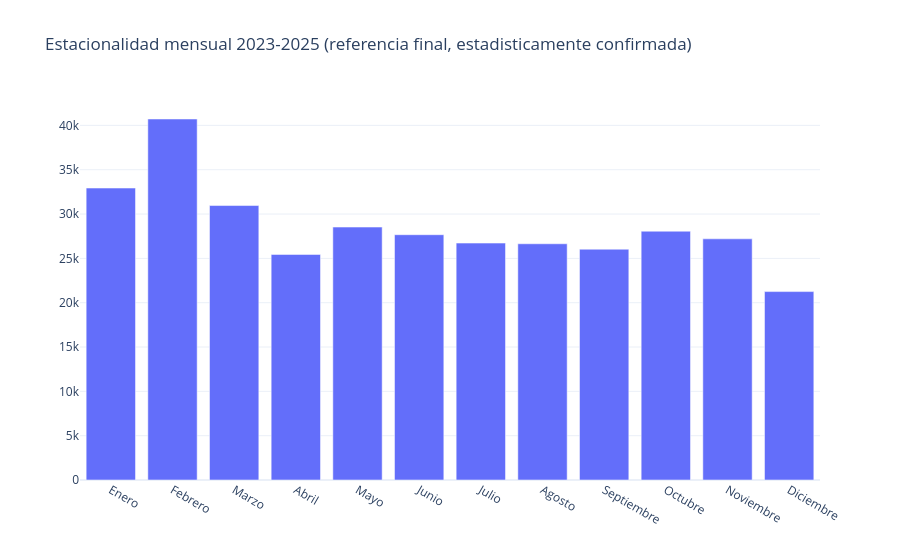

Source (notebook cell):
### Markdown cell above
## 5.1 Estacionalidad limpia (referencia final para el reporte)

### Code cell
orden_meses = ["Enero","Febrero","Marzo","Abril","Mayo","Junio",
               "Julio","Agosto","Septiembre","Octubre","Noviembre","Diciembre"]
por_mes = (
    df_estable["fecha_de_publicacion_del"].dt.month
    .map(dict(enumerate(orden_meses, start=1)))
    .value_counts().reindex(orden_meses)
)
fig = go.Figure(go.Bar(x=por_mes.index, y=por_mes.values))
fig.update_layout(title="Estacionalidad mensual 2023-2025 (referencia final, estadisticamente confirmada)",
                   template="plotly_white")
fig.show()

### Figure 1 — Plotly figure (JSON) as saved in the notebook; plotly's stock layout.template omitted (floating-point values rounded to 4 significant figures)
{"data": [{"type": "bar", "x": ["Enero", "Febrero", "Marzo", "Abril", "Mayo", "Junio", "Julio", "Agosto", "Septiembre", "Octubre", "Noviembre", "Diciembre"], "y": [32932, 40722, 30960, 25445, 28531, 27670, 26725, 26648, 26034, 28064, 27205, 21253]}], "layout": {"title": {"text": "Estacionalidad mensual 2023-2025 (referencia final, estadisticamente confirmada)"}}}
